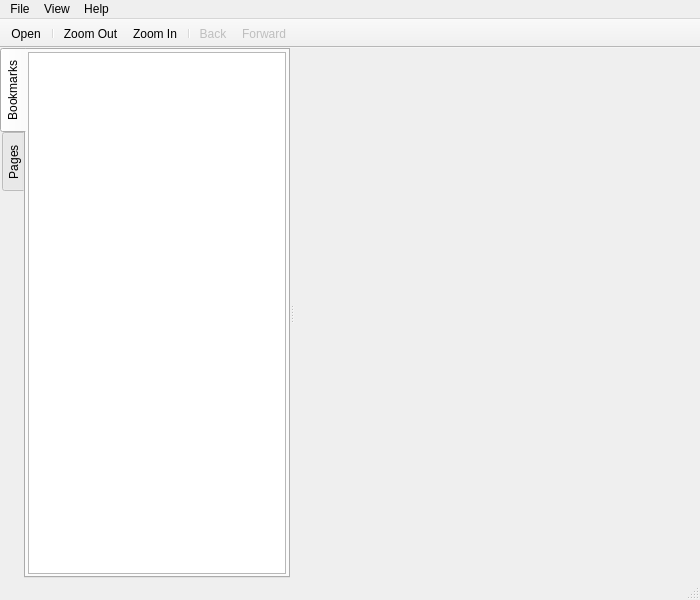
<?xml version="1.0" encoding="UTF-8"?>
<ui version="4.0">
 <class>MainWindow</class>
 <widget class="QMainWindow" name="MainWindow">
  <property name="geometry">
   <rect>
    <x>0</x>
    <y>0</y>
    <width>700</width>
    <height>600</height>
   </rect>
  </property>
  <property name="windowTitle">
   <string>PDF Viewer</string>
  </property>
  <property name="unifiedTitleAndToolBarOnMac">
   <bool>true</bool>
  </property>
  <widget class="QWidget" name="centralWidget">
   <layout class="QVBoxLayout" name="verticalLayout">
    <property name="spacing">
     <number>0</number>
    </property>
    <property name="leftMargin">
     <number>0</number>
    </property>
    <property name="topMargin">
     <number>0</number>
    </property>
    <property name="rightMargin">
     <number>0</number>
    </property>
    <property name="bottomMargin">
     <number>0</number>
    </property>
    <item>
     <widget class="QWidget" name="widget" native="true">
      <layout class="QVBoxLayout" name="verticalLayout_2">
       <property name="spacing">
        <number>0</number>
       </property>
       <property name="leftMargin">
        <number>0</number>
       </property>
       <property name="topMargin">
        <number>0</number>
       </property>
       <property name="rightMargin">
        <number>0</number>
       </property>
       <property name="bottomMargin">
        <number>0</number>
       </property>
       <item>
        <widget class="QSplitter" name="splitter">
         <property name="orientation">
          <enum>Qt::Horizontal</enum>
         </property>
         <widget class="QTabWidget" name="tabWidget">
          <property name="sizePolicy">
           <sizepolicy hsizetype="Preferred" vsizetype="Expanding">
            <horstretch>0</horstretch>
            <verstretch>0</verstretch>
           </sizepolicy>
          </property>
          <property name="tabPosition">
           <enum>QTabWidget::West</enum>
          </property>
          <property name="currentIndex">
           <number>0</number>
          </property>
          <property name="documentMode">
           <bool>false</bool>
          </property>
          <widget class="QWidget" name="bookmarkTab">
           <attribute name="title">
            <string>Bookmarks</string>
           </attribute>
           <layout class="QVBoxLayout" name="verticalLayout_3">
            <property name="spacing">
             <number>0</number>
            </property>
            <property name="leftMargin">
             <number>2</number>
            </property>
            <property name="topMargin">
             <number>2</number>
            </property>
            <property name="rightMargin">
             <number>2</number>
            </property>
            <property name="bottomMargin">
             <number>2</number>
            </property>
            <item>
             <widget class="QTreeView" name="bookmarkView">
              <property name="sizePolicy">
               <sizepolicy hsizetype="Preferred" vsizetype="Expanding">
                <horstretch>0</horstretch>
                <verstretch>0</verstretch>
               </sizepolicy>
              </property>
              <property name="headerHidden">
               <bool>true</bool>
              </property>
             </widget>
            </item>
           </layout>
          </widget>
          <widget class="QWidget" name="pagesTab">
           <attribute name="title">
            <string>Pages</string>
           </attribute>
          </widget>
         </widget>
         <widget class="QPdfView" name="pdfView" native="true">
          <property name="sizePolicy">
           <sizepolicy hsizetype="Expanding" vsizetype="Expanding">
            <horstretch>10</horstretch>
            <verstretch>0</verstretch>
           </sizepolicy>
          </property>
         </widget>
        </widget>
       </item>
      </layout>
     </widget>
    </item>
   </layout>
  </widget>
  <widget class="QMenuBar" name="menuBar">
   <property name="geometry">
    <rect>
     <x>0</x>
     <y>0</y>
     <width>700</width>
     <height>23</height>
    </rect>
   </property>
   <widget class="QMenu" name="menuFile">
    <property name="title">
     <string>File</string>
    </property>
    <addaction name="actionOpen"/>
    <addaction name="actionQuit"/>
   </widget>
   <widget class="QMenu" name="menuHelp">
    <property name="title">
     <string>Help</string>
    </property>
    <addaction name="actionAbout"/>
    <addaction name="actionAbout_Qt"/>
   </widget>
   <widget class="QMenu" name="menuView">
    <property name="title">
     <string>View</string>
    </property>
    <addaction name="actionZoom_In"/>
    <addaction name="actionZoom_Out"/>
    <addaction name="actionPrevious_Page"/>
    <addaction name="actionNext_Page"/>
    <addaction name="separator"/>
    <addaction name="actionContinuous"/>
   </widget>
   <addaction name="menuFile"/>
   <addaction name="menuView"/>
   <addaction name="menuHelp"/>
  </widget>
  <widget class="QToolBar" name="mainToolBar">
   <property name="movable">
    <bool>false</bool>
   </property>
   <property name="floatable">
    <bool>false</bool>
   </property>
   <attribute name="toolBarArea">
    <enum>TopToolBarArea</enum>
   </attribute>
   <attribute name="toolBarBreak">
    <bool>false</bool>
   </attribute>
   <addaction name="actionOpen"/>
   <addaction name="separator"/>
   <addaction name="actionZoom_Out"/>
   <addaction name="actionZoom_In"/>
   <addaction name="separator"/>
   <addaction name="actionBack"/>
   <addaction name="actionForward"/>
  </widget>
  <widget class="QStatusBar" name="statusBar"/>
  <action name="actionOpen">
   <property name="icon">
    <iconset theme="document-open" resource="resources.qrc">
     <normaloff>:/icons/images/document-open.svgz</normaloff>:/icons/images/document-open.svgz</iconset>
   </property>
   <property name="text">
    <string>Open...</string>
   </property>
   <property name="shortcut">
    <string>Ctrl+O</string>
   </property>
  </action>
  <action name="actionQuit">
   <property name="icon">
    <iconset theme="application-exit"/>
   </property>
   <property name="text">
    <string>Quit</string>
   </property>
   <property name="shortcut">
    <string>Ctrl+Q</string>
   </property>
  </action>
  <action name="actionAbout">
   <property name="icon">
    <iconset theme="help-about"/>
   </property>
   <property name="text">
    <string>About</string>
   </property>
  </action>
  <action name="actionAbout_Qt">
   <property name="text">
    <string>About Qt</string>
   </property>
  </action>
  <action name="actionZoom_In">
   <property name="icon">
    <iconset theme="zoom-in" resource="resources.qrc">
     <normaloff>:/icons/images/zoom-in.svgz</normaloff>:/icons/images/zoom-in.svgz</iconset>
   </property>
   <property name="text">
    <string>Zoom In</string>
   </property>
   <property name="shortcut">
    <string>Ctrl++</string>
   </property>
  </action>
  <action name="actionZoom_Out">
   <property name="icon">
    <iconset theme="zoom-out" resource="resources.qrc">
     <normaloff>:/icons/images/zoom-out.svgz</normaloff>:/icons/images/zoom-out.svgz</iconset>
   </property>
   <property name="text">
    <string>Zoom Out</string>
   </property>
   <property name="shortcut">
    <string>Ctrl+-</string>
   </property>
  </action>
  <action name="actionPrevious_Page">
   <property name="icon">
    <iconset theme="go-previous-view-page" resource="resources.qrc">
     <normaloff>:/icons/images/go-previous-view-page.svgz</normaloff>:/icons/images/go-previous-view-page.svgz</iconset>
   </property>
   <property name="text">
    <string>Previous Page</string>
   </property>
   <property name="shortcut">
    <string>PgUp</string>
   </property>
  </action>
  <action name="actionNext_Page">
   <property name="icon">
    <iconset theme="go-next-view-page" resource="resources.qrc">
     <normaloff>:/icons/images/go-next-view-page.svgz</normaloff>:/icons/images/go-next-view-page.svgz</iconset>
   </property>
   <property name="text">
    <string>Next Page</string>
   </property>
   <property name="shortcut">
    <string>PgDown</string>
   </property>
  </action>
  <action name="actionContinuous">
   <property name="checkable">
    <bool>true</bool>
   </property>
   <property name="text">
    <string>Continuous</string>
   </property>
  </action>
  <action name="actionBack">
   <property name="enabled">
    <bool>false</bool>
   </property>
   <property name="icon">
    <iconset resource="resources.qrc">
     <normaloff>:/icons/images/go-previous-view.svgz</normaloff>:/icons/images/go-previous-view.svgz</iconset>
   </property>
   <property name="text">
    <string>Back</string>
   </property>
   <property name="toolTip">
    <string>back to previous view</string>
   </property>
  </action>
  <action name="actionForward">
   <property name="enabled">
    <bool>false</bool>
   </property>
   <property name="icon">
    <iconset resource="resources.qrc">
     <normaloff>:/icons/images/go-next-view.svgz</normaloff>:/icons/images/go-next-view.svgz</iconset>
   </property>
   <property name="text">
    <string>Forward</string>
   </property>
   <property name="toolTip">
    <string>forward to next view</string>
   </property>
  </action>
 </widget>
 <layoutdefault spacing="6" margin="11"/>
 <customwidgets>
  <customwidget>
   <class>QPdfView</class>
   <extends>QWidget</extends>
   <header location="global">qpdfview.h</header>
   <container>1</container>
  </customwidget>
 </customwidgets>
 <resources>
  <include location="resources.qrc"/>
 </resources>
 <connections/>
</ui>
